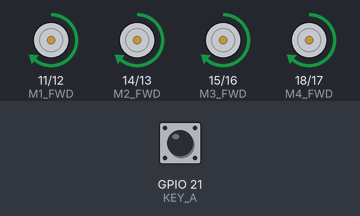
This program was run on a simulated Seeed XIAO ESP32-S3. Parts: motor-driver pin pairs drawn as motors (green arrow = first pin HIGH = forward, orange = second pin HIGH = backward, longer = more drive). The inputs (shaded band) are chosen by the test bench; at power-on: GPIO 21 (KEY_A) HIGH. What the program prints to the serial monitor is not drawn.

Above: at 1.3 s.
1.4 s: GPIO 21 (KEY_A) pulled LOW for 0.15 s
At 2.1 s:
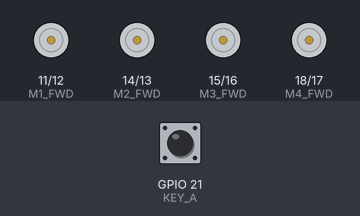
3.0 s: GPIO 21 (KEY_A) pulled LOW for 1 s
At 3.5 s:
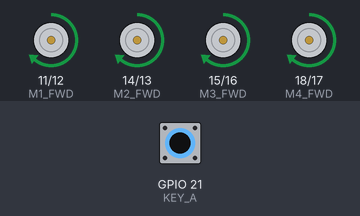
5.5 s: GPIO 21 (KEY_A) pulled LOW for 3.2 s
At 6.5 s:
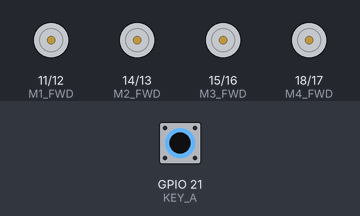
Timing chart, 0 to 8.5 s (numbered marks = the images above; inputs shaded):
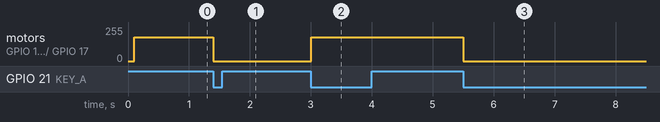

Measured:
- after the input at 1.4 s, motor on GPIO 11 (M1_FWD) / GPIO 12 (M1_REV), motor on GPIO 14 (M2_FWD) / GPIO 13 (M2_REV), motor on GPIO 15 (M3_FWD) / GPIO 16 (M3_REV), motor on GPIO 18 (M4_FWD) / GPIO 17 (M4_REV): forward 180/255 → stopped at once
- after the input at 3.0 s, motor on GPIO 11 (M1_FWD) / GPIO 12 (M1_REV), motor on GPIO 14 (M2_FWD) / GPIO 13 (M2_REV), motor on GPIO 15 (M3_FWD) / GPIO 16 (M3_REV), motor on GPIO 18 (M4_FWD) / GPIO 17 (M4_REV): stopped → forward 180/255 at once
- after the input at 5.5 s, motor on GPIO 11 (M1_FWD) / GPIO 12 (M1_REV), motor on GPIO 14 (M2_FWD) / GPIO 13 (M2_REV), motor on GPIO 15 (M3_FWD) / GPIO 16 (M3_REV), motor on GPIO 18 (M4_FWD) / GPIO 17 (M4_REV): forward 180/255 → stopped at once

The program:

main.cpp
```cpp
/**
 * 未来科技盒 2.0 - 小车前进，按键A停止
 *
 * 功能描述：
 * - 启动后小车自动前进
 * - 按下按键A时小车停止
 * - 再次按下按键A时小车继续前进
 */

#include <Arduino.h>
#include "pins.h"

// ============ 状态变量 ============
bool carRunning = true;           // 小车运行状态
bool lastKeyA = HIGH;             // 按键A上次状态
unsigned long lastKeyTime = 0;    // 按键消抖时间

// ============ 电机控制函数 ============

/**
 * 设置单个电机速度
 * @param fwdPin 正转引脚
 * @param revPin 反转引脚
 * @param speed 速度 (-255 ~ 255)，正数前进，负数后退
 */
void setMotor(int fwdPin, int revPin, int speed) {
  if (speed > 0) {
    // 正转
    analogWrite(fwdPin, speed);
    analogWrite(revPin, 0);
  } else if (speed < 0) {
    // 反转
    analogWrite(fwdPin, 0);
    analogWrite(revPin, -speed);
  } else {
    // 停止
    analogWrite(fwdPin, 0);
    analogWrite(revPin, 0);
  }
}

/**
 * 设置所有电机 (左侧/右侧)
 * @param leftSpeed 左侧电机速度 (-255 ~ 255)
 * @param rightSpeed 右侧电机速度 (-255 ~ 255)
 */
void setMotors(int leftSpeed, int rightSpeed) {
  // 左侧电机 (M1, M3)
  setMotor(M1_FWD, M1_REV, leftSpeed);
  setMotor(M3_FWD, M3_REV, leftSpeed);

  // 右侧电机 (M2, M4)
  setMotor(M2_FWD, M2_REV, rightSpeed);
  setMotor(M4_FWD, M4_REV, rightSpeed);
}

/**
 * 小车前进
 * @param speed 速度 (0-255)，默认 180
 */
void forward(int speed = 180) {
  setMotors(speed, speed);
  Serial.println("🚗 小车前进");
}

/**
 * 小车停止
 */
void stop() {
  setMotors(0, 0);
  Serial.println("🛑 小车停止");
}

// ============ 初始化 ============
void setup() {
  // 串口初始化
  Serial.begin(115200);
  delay(100);
  Serial.println("\n=== 未来科技盒 2.0 ===");
  Serial.println("功能：小车前进，按键A停止/继续");

  // 按键初始化 (内部上拉)
  pinMode(KEY_A, INPUT_PULLUP);

  // 电机引脚初始化
  pinMode(M1_FWD, OUTPUT);
  pinMode(M1_REV, OUTPUT);
  pinMode(M2_FWD, OUTPUT);
  pinMode(M2_REV, OUTPUT);
  pinMode(M3_FWD, OUTPUT);
  pinMode(M3_REV, OUTPUT);
  pinMode(M4_FWD, OUTPUT);
  pinMode(M4_REV, OUTPUT);

  // 启动时小车前进
  forward();
  carRunning = true;

  Serial.println("按下按键A可以停止/继续");
  Serial.println("========================\n");
}

// ============ 主循环 ============
void loop() {
  // 读取按键A状态
  bool currentKeyA = digitalRead(KEY_A);

  // 边沿检测 + 非阻塞消抖
  if (lastKeyA == HIGH && currentKeyA == LOW) {
    if (millis() - lastKeyTime > 50) {  // 50ms 消抖
      // 切换小车状态
      carRunning = !carRunning;

      if (carRunning) {
        forward();
      } else {
        stop();
      }

      lastKeyTime = millis();
    }
  }

  lastKeyA = currentKeyA;

  // 小延时，避免过度占用 CPU
  delay(10);
}
```

pins.h
```cpp
/**
 * 未来科技盒 2.0 引脚定义
 * 功能：小车前进，按键A停止
 */

#ifndef PINS_H
#define PINS_H

// ============ 按键引脚 ============
#define KEY_A   21    // 按键A (按下时 LOW)
#define KEY_B   0     // 按键B (按下时 LOW)

// ============ 电机引脚 ============
// 小车形态电机布局：
//         前方
//     ┌─────────┐
//     │  M1  M2 │   M1=左上  M2=右上
//     │         │
//     │  M3  M4 │   M3=左下  M4=右下
//     └─────────┘
//         后方

// M1 - 左上电机
#define M1_FWD  11    // M1 正转
#define M1_REV  12    // M1 反转

// M2 - 右上电机 (注意：正反转引脚顺序与左侧相反)
#define M2_FWD  14    // M2 正转
#define M2_REV  13    // M2 反转

// M3 - 左下电机
#define M3_FWD  15    // M3 正转
#define M3_REV  16    // M3 反转

// M4 - 右下电机 (注意：正反转引脚顺序与左侧相反)
#define M4_FWD  18    // M4 正转
#define M4_REV  17    // M4 反转

// ============ PWM 配置 ============
#define PWM_FREQ       5000   // PWM 频率 5kHz
#define PWM_RESOLUTION 8      // 8位分辨率 (0-255)

#endif // PINS_H
```
